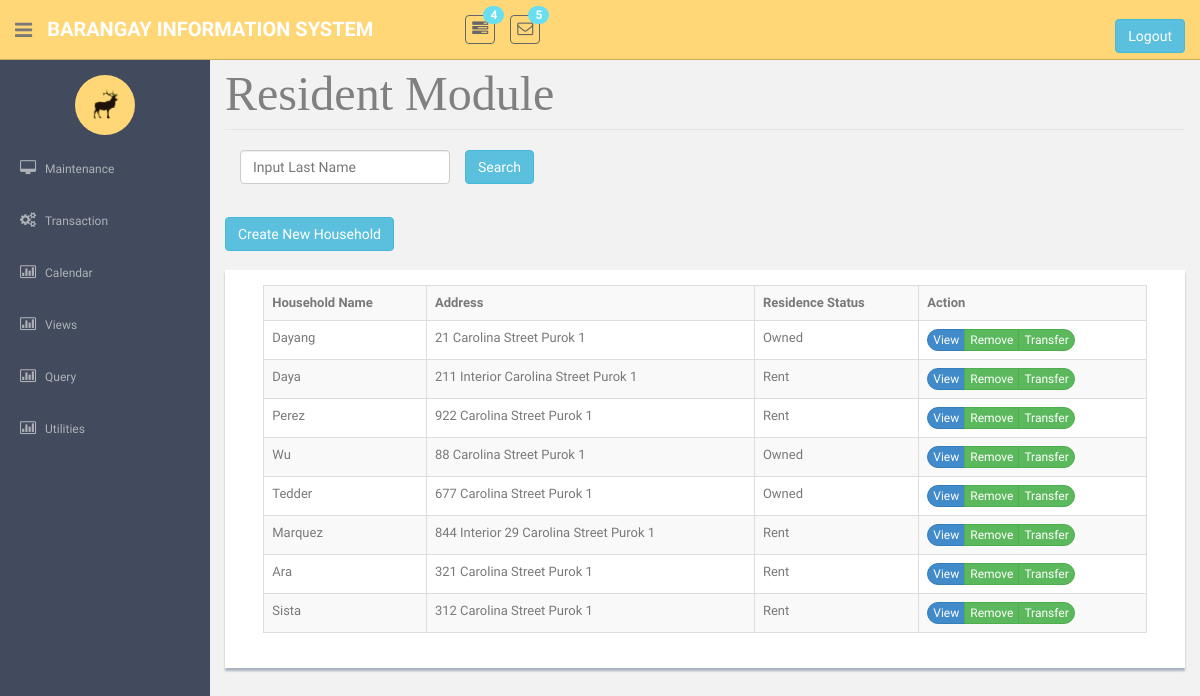
The page /Hholdview.php on the database its author committed.
### tables this page shows
CREATE TABLE `tblhousehold` (
  `intHouseholdNo` int(11) NOT NULL,
  `strBuildingNo` varchar(100) DEFAULT NULL,
  `intForeignStreetId` int(25) NOT NULL,
  `strHouseholdLname` varchar(100) NOT NULL,
  `strResidence` varchar(10) NOT NULL,
  `strOldAddress` varchar(100) NOT NULL,
  `strStatus` varchar(20) NOT NULL
);

### Hholdview.php (the view, shortened to what this page needs)
<!DOCTYPE html>
          <?php require('header.php');?>
    <?php require('sidebar.php');?>
      <section id="main-content">
          <section class="wrapper site-min-height">
<legend ><font face = "cambria" size = 8 color = "grey"> Resident Module </font></legend>
<div class="input-append"><div class="form-group">
           <div class="col-sm-3">
        <input class="form-control input-group-lg reg_name" name="search" id="search" placeholder = "Input Last Name"/></div><button class="btn btn-info" onclick = "Search();" name = "s1">Search</button>
</div></div><br>
					<div class="btn-group" role="group">
					<button  class="btn btn-info" onclick = "window.location.href='AddHhold.php'">Create New Household</button>
					</div>
					<br>
<br>
	<form method = POST><center>
	<div class = "showback" id = "tableHousehold">
<table  class="table table-striped table-bordered table-hover"  border = '2' style = 'width:95%'>
<tr>
<th>Household Name</th>
<th>Address</th>
<th>Residence Status</th>
<th>Action</th>
</tr>
<?php
					require('connection.php');
				$sql = "SELECT strHouseholdLname, concat(strBuildingNo,' ',strStreetName,' ',strPurok) as 'Address',strResidence , intHouseholdNo FROM `tblhousehold` inner join `tblstreet` on intStreetId = intForeignStreetId where !(strStatus = 'Disabled') ";
				$query = mysqli_query($con, $sql);
				if(mysqli_num_rows($query) > 0){
					while($row = mysqli_fetch_object($query)){?>
					<tr> <td><?php echo $row->strHouseholdLname?></td>
					<td><?php echo $row->Address?></td>
				<td><?php echo $row->strResidence?></td>
					<td><div class="btn-group " role="group" aria-label="..." >
					<div class="btn-group" role="group">
					<button class="btn btn-primary btn-round btn-xs" type = submit value = <?php echo $row->intHouseholdNo?> name = 'Edit' >View</button>
					</div>
					<div class="btn-group" role="group">
					 <button  class="btn btn-success btn-xs" type = button value = <?php echo $row->intHouseholdNo?> onclick = "Del(this.value)" data-toggle="modal" data-target="#RemoveModal"  name = 'Move' >Remove</button>
					</div>
					<div class="btn-group" role="group">
					 <button class="btn btn-success btn-round btn-xs" type = submit value = <?php echo $row->intHouseholdNo?> name = 'transfer' >Transfer</button></td>
					</div>
					</tr>
				<?php }}
				?>
</form>
		</section><! --/wrapper -->
      </section>
  </section>
  </body>
</html>

### header.php (shortened to what this page needs)
<html lang="en">
  <head>
    <link href="assets/css/bootstrap.css" rel="stylesheet">
    <link href="assets/font-awesome/css/font-awesome.css" rel="stylesheet" />
    <link href="assets/css/style.css" rel="stylesheet">
    <link href="assets/css/style-responsive.css" rel="stylesheet">
  </head>
  <body>
  <section id="container" >
      <header class="header black-bg">
              <div class="sidebar-toggle-box">
                  <div class="fa fa-bars tooltips" data-placement="right" data-original-title="Toggle Navigation"></div>
              </div>
            <a href="index.html" class="logo"><b>Barangay Information System</b></a>
            <div class="nav notify-row" id="top_menu">
                <ul class="nav top-menu">
                    <li class="dropdown">
                        <a data-toggle="dropdown" class="dropdown-toggle" href="index.html#">
                            <i class="fa fa-tasks"></i>
                            <span class="badge bg-theme">4</span>
                        </a>
                    </li>
                    <li id="header_inbox_bar" class="dropdown">
                        <a data-toggle="dropdown" class="dropdown-toggle" href="index.html#">
                            <i class="fa fa-envelope-o"></i>
                            <span class="badge bg-theme">5</span>
                        </a>
                    </li>
                </ul>
            </div><form method = POST>
            <div class="top-menu">
            	<ul class="nav pull-right top-menu">
                    <li><br><button name = 'logout' class = 'btn btn-info ' type = submit>Logout</button></li>
            	</ul>
            </div>
			</form>
        </header>

### sidebar.php (shortened to what this page needs)
<aside>
    <div id="sidebar"  class="nav-collapse ">
        <ul class="sidebar-menu" id="nav-accordion">
        	  <p class="centered"><a href="profile.html"><img src="assets/img/ui-sam.jpg" class="img-circle" width="60"></a></p>
            <li class="sub-menu">
                <a href="javascript:;" >
                    <i class="fa fa-desktop"></i>
                    <span>Maintenance</span>
                </a>
            </li>
            <li class="sub-menu">
                <a href="validitycheck.php" >
                    <i class="fa fa-cogs"></i>
                    <span>Transaction</span>
                </a>
            </li>
 <li class="sub-menu">
                <a href="viewCalendar.php" >
                    <i class="fa fa-bar-chart-o"></i>
                    <span>Calendar</span>
                </a>
            </li>
        <li class="sub-menu">
                <a href="javascript:;" >
                    <i class="fa fa-bar-chart-o"></i>
                    <span>Views</span>
                </a>
            </li>
            <li class="sub-menu">
                <a href="javascript:;" >
                    <i class="fa fa-bar-chart-o"></i>
                    <span>Query</span>
                </a>
            </li>
<li class="sub-menu">
                <a href="#" >
                    <i class="fa fa-bar-chart-o"></i>
                    <span>Utilities</span>
                </a>
            </li>
        </ul>
    </div>
</aside>

### assets/css/style.css (style rules this page uses)
body { color: #797979; background: #f2f2f2; font-family: 'Ruda', sans-serif; padding: 0px !important; margin: 0px !important; font-size:13px; }
ul li { list-style: none; }
a, a:hover, a:focus { text-decoration: none; outline: none; }
#container { width: 100%; height: 100%; }
.btn-round { border-radius: 20px; -webkit-border-radius: 20px; }
.bg-theme { background-color: #68dff0; }
.centered { text-align: center; }
#sidebar { width: 210px; height: 100%; position: fixed; background: #424a5d; }
#sidebar ul li { position: relative; }
ul.sidebar-menu , ul.sidebar-menu li ul.sub { margin: -2px 0 0; padding: 0; }
ul.sidebar-menu { margin-top: 75px; }
ul.sidebar-menu li { margin-bottom: 5px; margin-left:10px; margin-right:10px; }
ul.sidebar-menu li.sub-menu { line-height: 15px; }
ul.sidebar-menu li a span { display: inline-block; }
ul.sidebar-menu li a { color: #aeb2b7; text-decoration: none; display: block; padding: 15px 0 15px 10px; font-size: 12px; outline: none; -webkit-transition: all 0.3s ease; -moz-transition: all 0.3s ease; -o-transition: all 0.3s ease; -ms-transition: all 0.3s ease; transition: all 0.3s ease; }
ul.sidebar-menu li a i { font-size: 15px; padding-right: 6px; }
#main-content { margin-left: 210px; }
.header, .footer { min-height: 60px; padding: 0 15px; }
.header { position: fixed; left: 0; right: 0; z-index: 1002; }
.black-bg { background: #ffd777; border-bottom: 1px solid #c9aa5f; }
.wrapper { display: inline-block; margin-top: 60px; padding-left: 15px; padding-right: 15px; padding-bottom: 15px; padding-top: 0px; width: 100%; }
a.logo { font-size: 20px; color: #ffffff; float: left; margin-top: 15px; text-transform: uppercase; }
a.logo b { font-weight: 900; }
#top_menu .nav > li, ul.top-menu > li { float: left; }
.notify-row { float: left; margin-top: 15px; margin-left: 92px; }
ul.top-menu > li > a { color: #666666; font-size: 16px; border-radius: 4px; -webkit-border-radius: 4px; border:1px solid #666666 !important; padding: 2px 6px; margin-right: 15px; }
.notify-row .badge { position: absolute; right: -10px; top: -10px; z-index: 100; }
.sidebar-toggle-box { float: left; padding-right: 15px; margin-top: 20px; }
.sidebar-toggle-box .fa-bars { cursor: pointer; display: inline-block; font-size: 20px; }
.showback { background: #ffffff; padding: 15px; margin-bottom: 15px; box-shadow: 0px 3px 2px #aab2bd; }
.site-min-height { min-height: 900px; }

### rows shown on the page
tblhousehold: strHouseholdLname "Dayang", Address "21 Carolina Street Purok 1", strResidence "Owned", $row->intHouseholdNo 1 (drawn)
tblhousehold: strHouseholdLname "Daya", Address "211 Interior Carolina Street Purok 1", strResidence "Rent", $row->intHouseholdNo 2 (drawn)
tblhousehold: strHouseholdLname "Perez", Address "922 Carolina Street Purok 1", strResidence "Rent", $row->intHouseholdNo 3 (drawn)
tblhousehold: strHouseholdLname "Wu", Address "88 Carolina Street Purok 1", strResidence "Owned", $row->intHouseholdNo 4 (drawn)
tblhousehold: strHouseholdLname "Tedder", Address "677 Carolina Street Purok 1", strResidence "Owned", $row->intHouseholdNo 5 (drawn)
tblhousehold: strHouseholdLname "Marquez", Address "844 Interior 29 Carolina Street Purok 1", strResidence "Rent", $row->intHouseholdNo 6 (drawn)
tblhousehold: strHouseholdLname "Ara", Address "321 Carolina Street Purok 1", strResidence "Rent", $row->intHouseholdNo 9 (drawn)
tblhousehold: strHouseholdLname "Sista", Address "312 Carolina Street Purok 1", strResidence "Rent", $row->intHouseholdNo 10 (drawn)
